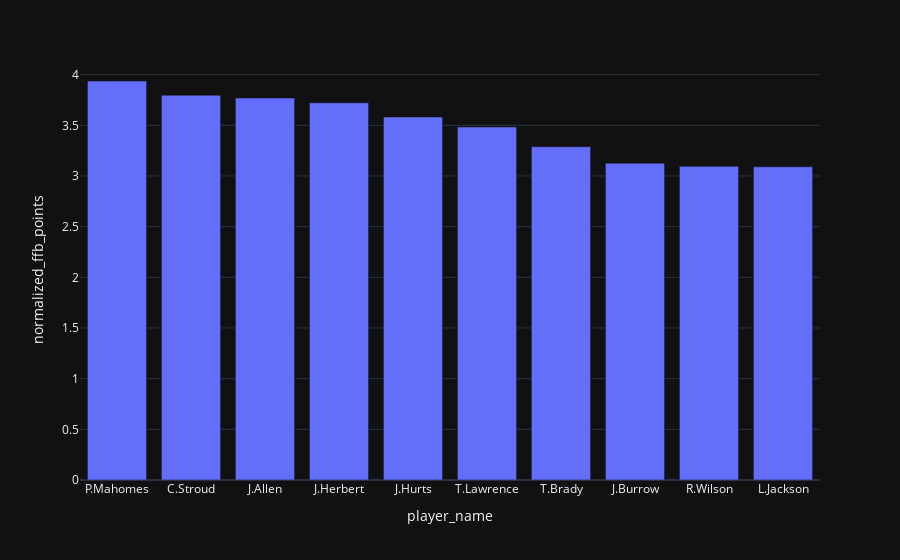

Write notebook code for a chart like this one.
### Code cell
import plotly.express as px
fig = px.bar(normalize[normalize['position'] == 'QB'].sort_values(by='normalized_ffb_points', ascending=False).head(10), x='player_name', y='normalized_ffb_points')
display(fig.show())

### Figure 1 — Plotly figure (JSON) as saved in the notebook; plotly's stock layout.template omitted (floating-point values rounded to 4 significant figures)
{"data": [{"alignmentgroup": "True", "hovertemplate": "player_name=%{x}<br>normalized_ffb_points=%{y}<extra></extra>", "legendgroup": "", "marker": {"color": "#636efa", "pattern": {"shape": ""}}, "name": "", "offsetgroup": "", "orientation": "v", "showlegend": false, "textposition": "auto", "x": ["P.Mahomes", "C.Stroud", "J.Allen", "J.Herbert", "J.Hurts", "T.Lawrence", "T.Brady", "J.Burrow", "R.Wilson", "L.Jackson"], "xaxis": "x", "y": [3.937, 3.798, 3.769, 3.722, 3.582, 3.484, 3.289, 3.127, 3.095, 3.091], "yaxis": "y", "type": "bar"}], "layout": {"xaxis": {"anchor": "y", "domain": [0.0, 1.0], "title": {"text": "player_name"}}, "yaxis": {"anchor": "x", "domain": [0.0, 1.0], "title": {"text": "normalized_ffb_points"}}, "legend": {"tracegroupgap": 0}, "margin": {"t": 60}, "barmode": "relative"}}
